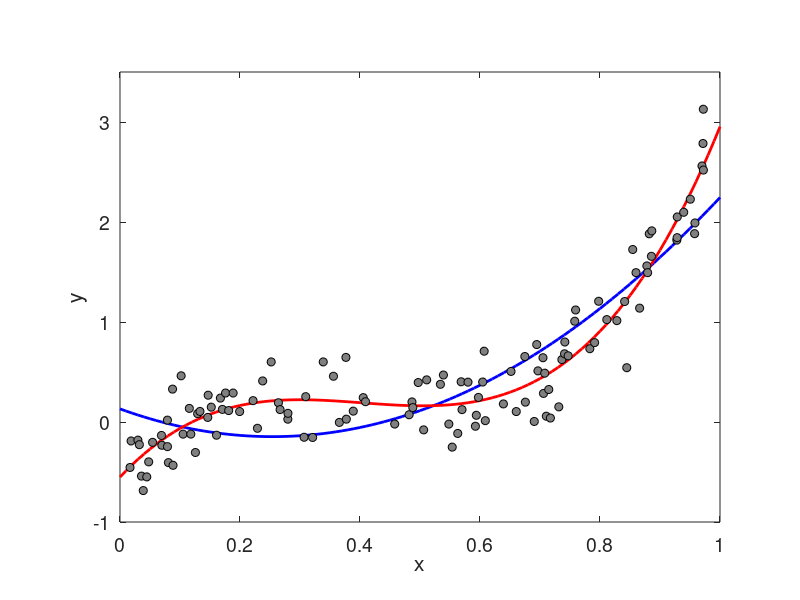

This chart was generated by the following MATLAB code: (Note: this script raises an error after producing the figure.)
% This code fits g(x) = b1*g1(x)+b2*g2(x)+b3*g3(x) to the data where
% g1(x) = 1
% g2(x) = x
% g3(x) = x^2
% g4(x) = x^3
%
clear
figure(4)
clf reset
axes('position',[0.15,0.13,0.75,0.75])
%
load data6.txt
x=data6(:,1);
y=data6(:,2);
%
g1=ones(size(x));
g2=x;
g3=x.^2;
g4=x.^3;
G2=[g1, g2, g3];
G3=[g1, g2, g3, g4];
%
A2=G2'*G2;
A3=G3'*G3;
G2y=G2'*y;
G3y=G3'*y;
b2=A2\G2y;
b3=A3\G3y;
%
xp=[0:0.01:1];
g_2=b2(1)+b2(2)*xp+b2(3)*xp.^2;
g_3=b3(1)+b3(2)*xp+b3(3)*xp.^2+b3(4)*xp.^3;
plot(xp,g_2,'b-','linewidth',2.0)
hold on
plot(xp,g_3,'r-','linewidth',2.0)
hold on
plot(x,y,'ko','markerfacecolor',[0.5,0.5,0.5])
axis([0,1,-1.0,3.5])
set(gca,'xtick',[0:0.2:1])
set(gca,'ytick',[-1:1:3])
set(gca,'fontsize',14)
xlabel('x')
ylabel('y')
h1=legend('p2(x), polynomial of degree 2','p3(x), polynomial of degree 3','data',2);
set(h1,'fontsize',12)
title('Least square fitting with polynomials of degree 2 and 3')